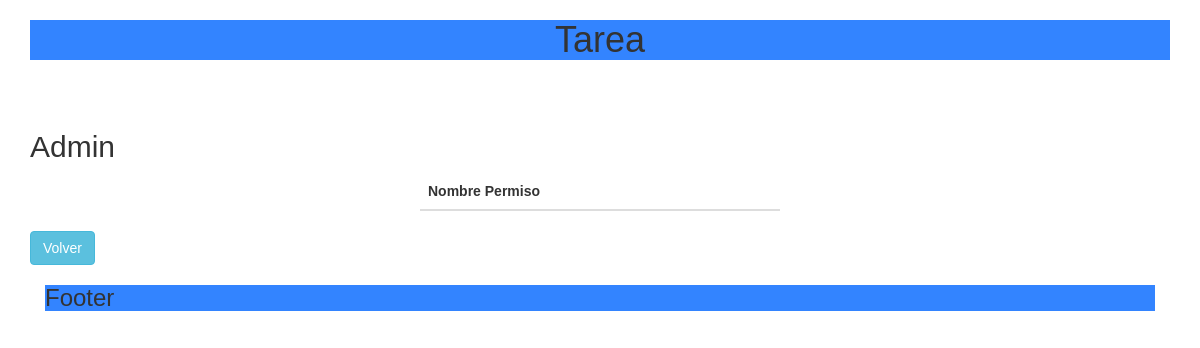
The app's page /verGrupo.php?grupoID=1, older data.
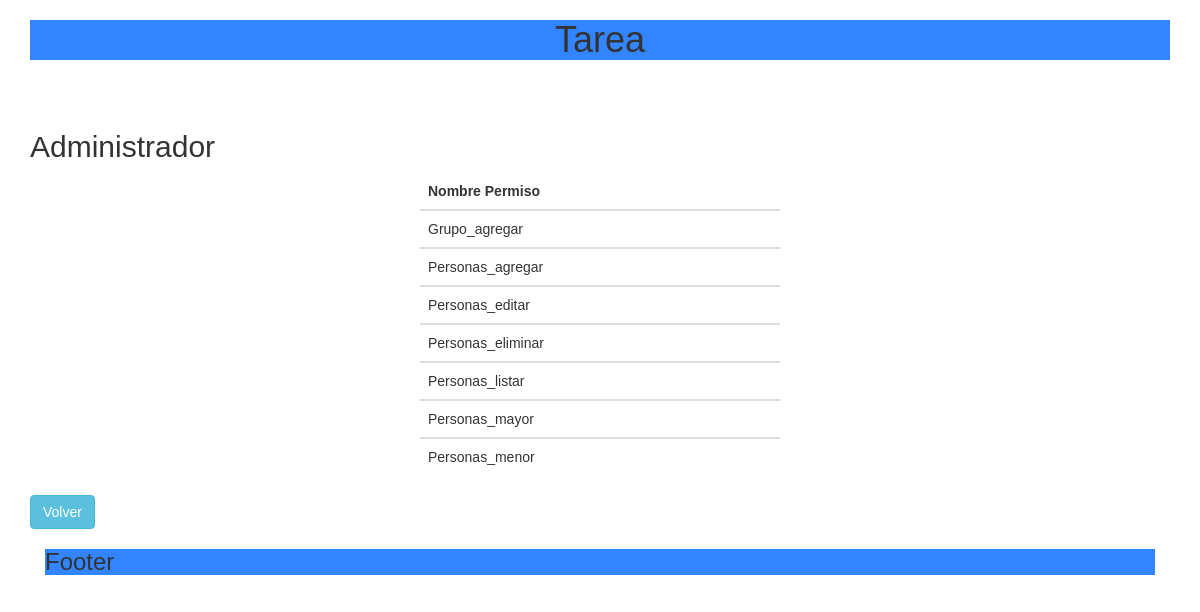
The same page, newer data.
### tables this page shows
CREATE TABLE `grupos` (
  `id` int(11) NOT NULL,
  `name` varchar(255) NOT NULL
);

CREATE TABLE `permisos` (
  `id` int(11) NOT NULL,
  `name` varchar(255) NOT NULL
);

### functions/funciones.php (called while the page is built, shortened)
<?php
function getGrupo($id) {
    $pdo = conectar();
    $statement = $pdo->prepare("SELECT *"
            . "FROM grupos WHERE id = $id");
    $statement->execute();
    $result = $statement->fetchAll();
    return $result;
}
function getGrupoConPermisos($id) {
    $pdo = conectar();
    $statement = $pdo->prepare("SELECT g.id AS grupo_id, g.name AS grupo_nombre, p.id AS permiso_id, p.name AS permiso_nombre
                               FROM grupos g INNER JOIN grupos_permisos gp ON
                                     g.id = gp.grupo_id INNER JOIN permisos p ON
                                     p.id = gp.permisos_id
                               WHERE g.id = $id");
    $statement->execute();
    $result = $statement->fetchAll();
    return $result;
}
?>

### web/verGrupo.php (the view, shortened to what this page needs)
<?php
require_once("../functions/funciones.php");
?>
<!DOCTYPE html>
<html>
    <head>
    </head>
    <body>
        <br/>
        <br/>
        <?php
        $grupo = $_GET['grupoID'];
        $busquedaGrupo = getGrupoConPermisos($grupo);
        $obtenerGrupo = getGrupo($grupo);
        ?>
        <h2> <?php echo ucfirst($obtenerGrupo[0]['name']) ?></h2>
        <div class="row">
            <div class="col-sm-4 col-sm-offset-4">
                <table class='table'>
                    <thead>
                        <tr>
                            <th>Nombre Permiso</th>
                        </tr>
                    </thead>
                    <?php
                    foreach ($busquedaGrupo as $grupo) {
                        ?>
                        <tbody>
                            <tr>
                                <td><?php echo ucfirst($grupo['permiso_nombre']) ?></td>
                            </tr>
                        </tbody>
                        <?php
                    }
                    ?>
                </table>
            </div>
        </div>
        <a href="verGrupos.php" class="btn btn-info">Volver</a>
    </body>
</html>

Row changes from the older to the newer data that the page shows:
now on one of the page's lists (row edited): grupos: permisos.name "Grupo_agregar", permisos.name "Personas_agregar", permisos.name "Personas_editar", permisos.name "Personas_eliminar", permisos.name "Personas_listar", permisos.name "Personas_mayor", permisos.name "Personas_menor"
changed grupos: name "Admin" → "Administrador"
